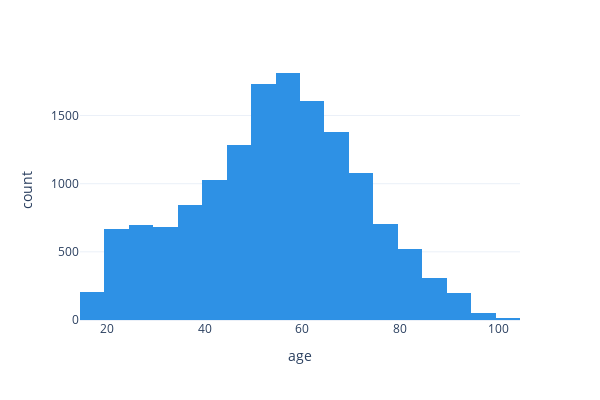

This figure's notebook cell:
### Code cell
# Plot age distribution in general
fig = px.histogram(profile, x='age', width=600, height=400, nbins=24,
                   template = 'plotly_white', color_discrete_sequence=px.colors.qualitative.Dark24, 
                  )
fig.show()

### Figure 1 — Plotly figure (JSON) as saved in the notebook; plotly's stock layout.template omitted (floating-point values rounded to 4 significant figures; data arrays with more than 128 entries replaced by an {"elided": "..."} marker saying what was removed)
{"data": [{"alignmentgroup": "True", "bingroup": "x", "hovertemplate": "age=%{x}<br>count=%{y}<extra></extra>", "legendgroup": "", "marker": {"color": "#2E91E5", "pattern": {"shape": ""}}, "name": "", "nbinsx": 24, "offsetgroup": "", "orientation": "v", "showlegend": false, "type": "histogram", "x": {"elided": "14825 int values"}, "xaxis": "x", "yaxis": "y"}], "layout": {"barmode": "relative", "height": 400, "legend": {"tracegroupgap": 0}, "margin": {"t": 60}, "width": 600, "xaxis": {"anchor": "y", "domain": [0, 1], "title": {"text": "age"}}, "yaxis": {"anchor": "x", "domain": [0, 1], "title": {"text": "count"}}}}
